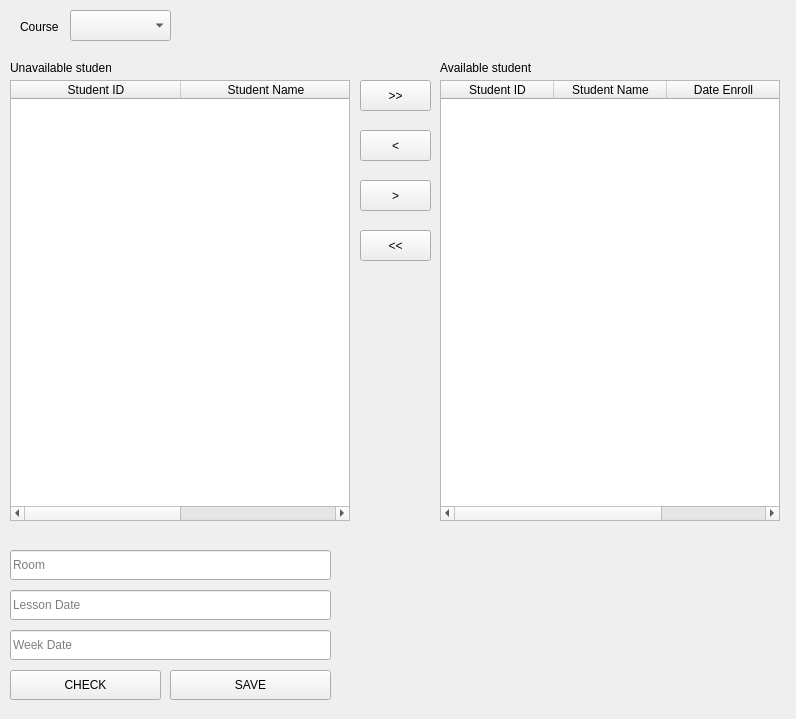
<?xml version="1.0" encoding="UTF-8"?>
<ui version="4.0">
 <class>Form</class>
 <widget class="QWidget" name="Form">
  <property name="geometry">
   <rect>
    <x>0</x>
    <y>0</y>
    <width>796</width>
    <height>719</height>
   </rect>
  </property>
  <property name="windowTitle">
   <string>CourseEnroll-Schedule</string>
  </property>
  <widget class="QPushButton" name="btn_rightAll">
   <property name="geometry">
    <rect>
     <x>360</x>
     <y>80</y>
     <width>71</width>
     <height>31</height>
    </rect>
   </property>
   <property name="text">
    <string>&gt;&gt;</string>
   </property>
  </widget>
  <widget class="QPushButton" name="btn_left">
   <property name="geometry">
    <rect>
     <x>360</x>
     <y>130</y>
     <width>71</width>
     <height>31</height>
    </rect>
   </property>
   <property name="text">
    <string>&lt;</string>
   </property>
  </widget>
  <widget class="QPushButton" name="btn_right">
   <property name="geometry">
    <rect>
     <x>360</x>
     <y>180</y>
     <width>71</width>
     <height>31</height>
    </rect>
   </property>
   <property name="text">
    <string>&gt;</string>
   </property>
  </widget>
  <widget class="QPushButton" name="btn_leftAll">
   <property name="geometry">
    <rect>
     <x>360</x>
     <y>230</y>
     <width>71</width>
     <height>31</height>
    </rect>
   </property>
   <property name="text">
    <string>&lt;&lt;</string>
   </property>
  </widget>
  <widget class="QComboBox" name="cbb_course">
   <property name="geometry">
    <rect>
     <x>70</x>
     <y>10</y>
     <width>101</width>
     <height>31</height>
    </rect>
   </property>
  </widget>
  <widget class="QLabel" name="label">
   <property name="geometry">
    <rect>
     <x>20</x>
     <y>20</y>
     <width>47</width>
     <height>13</height>
    </rect>
   </property>
   <property name="text">
    <string>Course</string>
   </property>
  </widget>
  <widget class="QLabel" name="label_2">
   <property name="geometry">
    <rect>
     <x>10</x>
     <y>60</y>
     <width>101</width>
     <height>16</height>
    </rect>
   </property>
   <property name="text">
    <string>Unavailable students</string>
   </property>
  </widget>
  <widget class="QLabel" name="label_3">
   <property name="geometry">
    <rect>
     <x>440</x>
     <y>60</y>
     <width>91</width>
     <height>16</height>
    </rect>
   </property>
   <property name="text">
    <string>Available students</string>
   </property>
  </widget>
  <widget class="QTableWidget" name="tableUnavai">
   <property name="geometry">
    <rect>
     <x>10</x>
     <y>80</y>
     <width>340</width>
     <height>441</height>
    </rect>
   </property>
   <attribute name="horizontalHeaderDefaultSectionSize">
    <number>170</number>
   </attribute>
   <attribute name="horizontalHeaderShowSortIndicator" stdset="0">
    <bool>false</bool>
   </attribute>
   <attribute name="horizontalHeaderStretchLastSection">
    <bool>false</bool>
   </attribute>
   <column>
    <property name="text">
     <string>Student ID</string>
    </property>
   </column>
   <column>
    <property name="text">
     <string>Student Name</string>
    </property>
   </column>
  </widget>
  <widget class="QTableWidget" name="tableAvai">
   <property name="geometry">
    <rect>
     <x>440</x>
     <y>80</y>
     <width>340</width>
     <height>441</height>
    </rect>
   </property>
   <attribute name="horizontalHeaderDefaultSectionSize">
    <number>113</number>
   </attribute>
   <column>
    <property name="text">
     <string>Student ID</string>
    </property>
   </column>
   <column>
    <property name="text">
     <string>Student Name</string>
    </property>
   </column>
   <column>
    <property name="text">
     <string>Date Enroll</string>
    </property>
   </column>
  </widget>
  <widget class="QLineEdit" name="input_room">
   <property name="geometry">
    <rect>
     <x>10</x>
     <y>550</y>
     <width>321</width>
     <height>30</height>
    </rect>
   </property>
   <property name="minimumSize">
    <size>
     <width>0</width>
     <height>30</height>
    </size>
   </property>
   <property name="styleSheet">
    <string notr="true"/>
   </property>
   <property name="placeholderText">
    <string>Room</string>
   </property>
  </widget>
  <widget class="QLineEdit" name="input_lesson">
   <property name="geometry">
    <rect>
     <x>10</x>
     <y>590</y>
     <width>321</width>
     <height>30</height>
    </rect>
   </property>
   <property name="minimumSize">
    <size>
     <width>0</width>
     <height>30</height>
    </size>
   </property>
   <property name="text">
    <string/>
   </property>
   <property name="placeholderText">
    <string>Lesson Date</string>
   </property>
  </widget>
  <widget class="QLineEdit" name="input_week">
   <property name="geometry">
    <rect>
     <x>10</x>
     <y>630</y>
     <width>321</width>
     <height>30</height>
    </rect>
   </property>
   <property name="minimumSize">
    <size>
     <width>0</width>
     <height>30</height>
    </size>
   </property>
   <property name="placeholderText">
    <string>Week Date</string>
   </property>
  </widget>
  <widget class="QPushButton" name="btn_check">
   <property name="geometry">
    <rect>
     <x>10</x>
     <y>670</y>
     <width>151</width>
     <height>30</height>
    </rect>
   </property>
   <property name="minimumSize">
    <size>
     <width>0</width>
     <height>20</height>
    </size>
   </property>
   <property name="text">
    <string>CHECK</string>
   </property>
  </widget>
  <widget class="QPushButton" name="btn_save">
   <property name="geometry">
    <rect>
     <x>170</x>
     <y>670</y>
     <width>161</width>
     <height>30</height>
    </rect>
   </property>
   <property name="minimumSize">
    <size>
     <width>0</width>
     <height>20</height>
    </size>
   </property>
   <property name="text">
    <string>SAVE</string>
   </property>
  </widget>
 </widget>
 <resources/>
 <connections/>
</ui>
